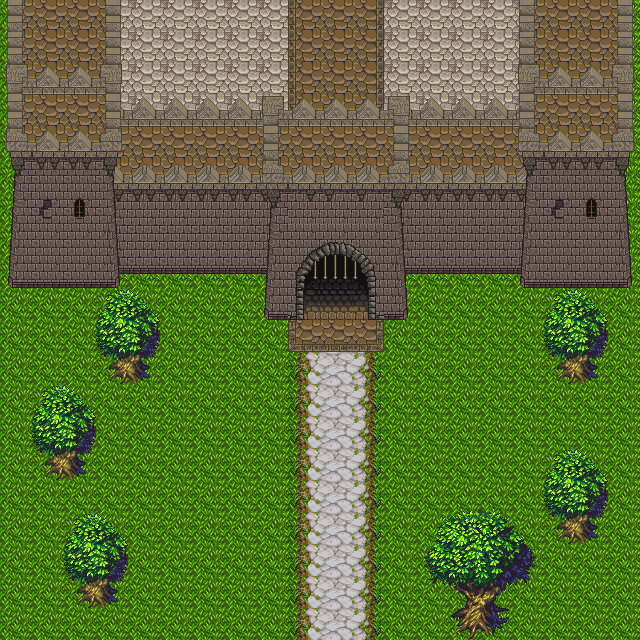

This game map was drawn from its Tiled (.tmx) file and the tilesets committed beside it. A one-line description and the trimmed map source follow:
An orthogonal 20x20 tile map with 32x32 px tiles, 7 tile layers (Grass, Paths, Roof, Buildings, ...), 6 tilesets and 3 objects.

<map version="1.0" orientation="orthogonal" renderorder="right-down" width="20" height="20" tilewidth="32" tileheight="32" nextobjectid="7">
 <tileset firstgid="1" name="Tiles1" tilewidth="32" tileheight="32" tilecount="256" columns="16">
  <image source="Castle2.png" width="512" height="512" />
 </tileset>
 <tileset firstgid="257" name="Tiles2" tilewidth="32" tileheight="32" tilecount="256" columns="16">
  <image source="PathAndObjects_0.png" width="512" height="512" />
 </tileset>
 <tileset firstgid="513" name="Tiles4" tilewidth="32" tileheight="32" tilecount="256" columns="16">
  <image source="wood_tileset_3.png" width="512" height="512" />
 </tileset>
 <tileset firstgid="769" name="Tiles5" tilewidth="32" tileheight="32" tilecount="900" columns="30">
  <image source="hyptosis_til-art-batch-2.png" width="960" height="960" />
 </tileset>
 <tileset firstgid="1669" name="characters" tilewidth="16" tileheight="16" tilecount="96" columns="12">
  <image source="characters_1.png" width="192" height="128" />
 </tileset>
 <tileset firstgid="1765" name="SelectedTile" tilewidth="32" tileheight="32" tilecount="1" columns="1">
  <image source="SelectedSpriteEscalated.png" trans="003039" width="32" height="32" />
 </tileset>
 <layer name="Grass" width="20" height="20">
  <data>[400 cells, 400 non-empty, 2 distinct tile ids]</data>
 </layer>
 <layer name="Paths" width="20" height="20">
  <data>[400 cells, 136 non-empty, 36 distinct tile ids]</data>
 </layer>
 <layer name="Roof" width="20" height="20">
  <data>[400 cells, 34 non-empty, 3 distinct tile ids]</data>
 </layer>
 <layer name="Buildings" width="20" height="20">
  <data>[400 cells, 82 non-empty, 17 distinct tile ids]</data>
 </layer>
 <layer name="Towers" width="20" height="20">
  <data>[400 cells, 88 non-empty, 36 distinct tile ids]</data>
 </layer>
 <layer name="Miscellaneous" width="20" height="20">
  <data>[400 cells, 2 non-empty, 1 distinct tile ids]</data>
 </layer>
 <layer name="Selected" width="20" height="20">
  <data>[400 cells, 0 non-empty, 0 distinct tile ids]</data>
 </layer>
 <objectgroup name="Characters">
  <object id="4" gid="1669" x="289" y="545" width="31" height="32" />
  <object id="5" gid="1672" x="353" y="545" width="31" height="32" />
  <object id="6" gid="1678" x="320" y="384" width="32" height="32" />
 </objectgroup>
</map>
